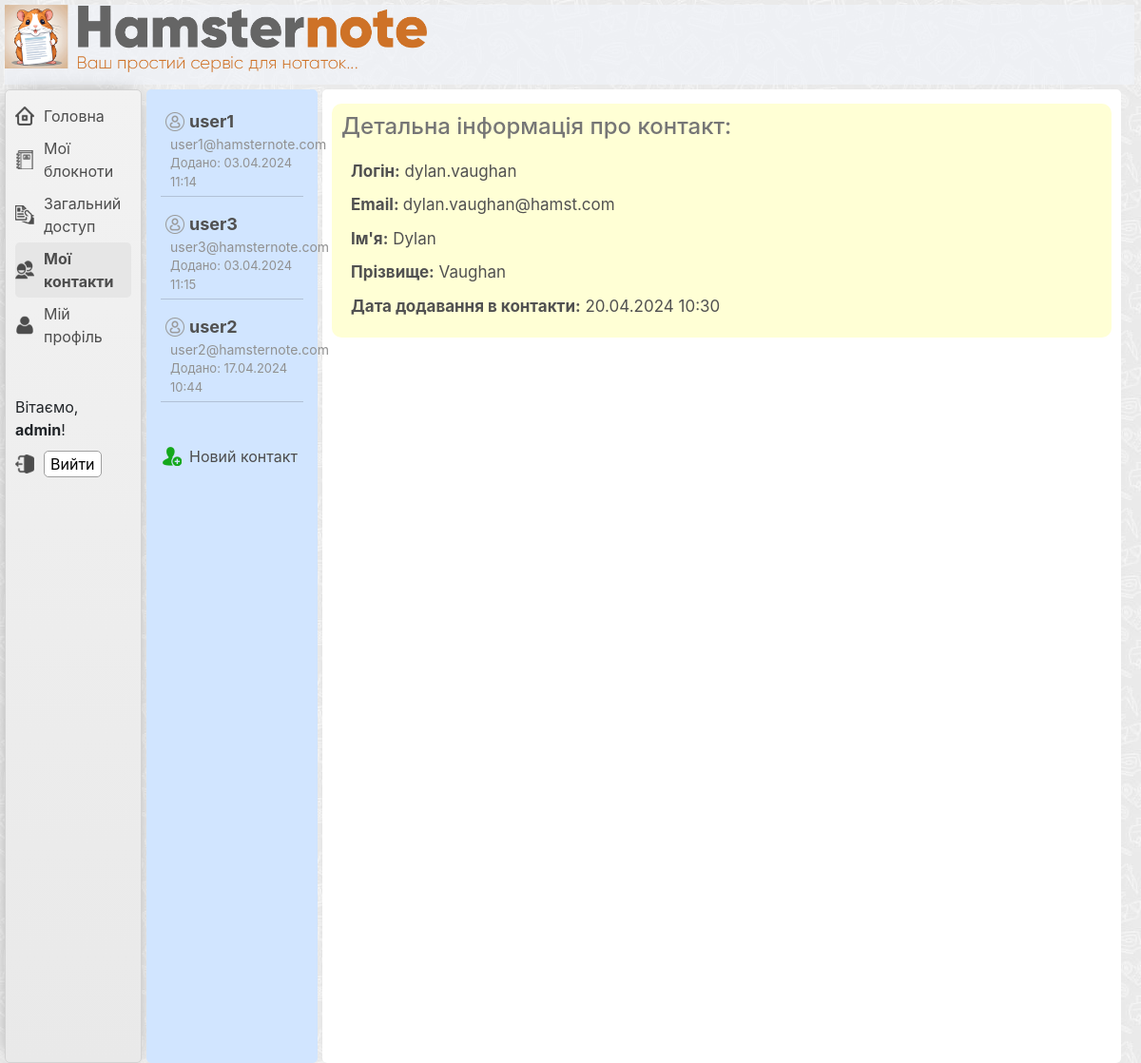
Page /contacts/37/ (signed in) on the committed database.
### users/models.py (models this page shows, shortened)
class CustomUser(AbstractUser):
    email = models.EmailField(unique=True)

### user_contacts/models.py (models this page shows, shortened)
class Contact(models.Model):
    user = models.ForeignKey(
        CustomUser, on_delete=models.CASCADE, related_name='contacts')
    contact_user = models.ForeignKey(
        CustomUser, on_delete=models.CASCADE, related_name='contact_of')
    added_at = models.DateTimeField(auto_now_add=True)
    class Meta:
        unique_together = ['user', 'contact_user']

### user_contacts/views.py (the view)
# urls.py: path('contacts/<int:contact_id>/', views.contact_detail, name='contact_detail'),
@login_required
def contact_detail(request, contact_id):
    contacts = Contact.objects.filter(user=request.user)
    contact = get_object_or_404(Contact, id=contact_id)
    context = {
        'category': 'contacts',
        'contacts': contacts,
        'select_contact': contact,
    }
    return render(request, 'user_contacts/contact_detail.html', context)

### user_contacts/templates/user_contacts/contact_detail.html (shortened to what this page needs)
{% extends "main/base_template.html" %}
{% block listbar %}
    <div class="ulist-wrapper-listbar">
        <ul class="ulist-listbar-ul">
            {% for contact in contacts %}
            <li class="ulist-listbar-li {% if contact.pk == select_contact.pk %}contact-li-select{% endif %}">
                <div class="ulist-listbar-li-container">
                    <p class="ulist-listbar-li-username">
                        {% if contact.contact_user.username|length > 25 %}
                            <a href="{% url 'contact_detail' contact.pk %}">{{ contact.contact_user.username|striptags|slice:":16" }}...</a>
                        {% else %}
                            <a href="{% url 'contact_detail' contact.pk %}">{{ contact.contact_user.username }}</a>
                        {% endif %}
                    </p>
                    <p class="ulist-listbar-li-email">
                        {% if contact.contact_user.email|length > 25 %}
                            {{ contact.contact_user.email|striptags|slice:":16" }}...
                        {% else %}
                            {{ contact.contact_user.email }}
                        {% endif %}
                    </p>
                    <p class="ulist-listbar-li-added_at">
                        Додано: {{ contact.added_at|date:"d.m.Y H:i" }}
                    </p>
                </div>
            </li>
            {% endfor %}
             <li class="ulist-listbar-li   ulist-add-new-contact">
                 <a href="{% url 'add_contact' %}">Новий контакт</a>
             </li>
        </ul>
    </div>
{% endblock %}
{% block contentbar %}
    <div class="contact-detail-wrapper">
        <div class="contact-detail-info">
            <h1>Детальна інформація про контакт:</h1>
            <p><span>Логін:</span> {{ select_contact.contact_user.username }}</p>
            <p><span>Email: </span>{{ select_contact.contact_user.email }}</p>
            <p><span>Ім'я:</span> {{ select_contact.contact_user.first_name }}</p>
            <p><span>Прізвище:</span> {{ select_contact.contact_user.last_name }}</p>
            <p><span>Дата додавання в контакти:</span> {{ select_contact.added_at|date:"d.m.Y H:i" }}</p>
        </div>
    </div>
{% endblock %}

### main/templates/main/base_template.html (shortened to what this page needs)
{% load static %}
<!doctype html>
<html lang="en">
<head>
    {% with version='262' %}<link rel="stylesheet" href="{% static 'main/css/main.css' %}?ver={{ version }}">{% endwith %}
    {% with version='262' %}<link rel="stylesheet" href="{% static 'main/css/user_contacts.css' %}?ver={{ version }}">{% endwith %}
    {% with version='262' %}<link rel="stylesheet" href="{% static 'main/css/sharing_notes.css' %}?ver={{ version }}">{% endwith %}
    <link rel="stylesheet" href="https://cdn.jsdelivr.net/npm/bootstrap@4.6.2/dist/css/bootstrap.min.css">
    <link rel="stylesheet" href="https://cdnjs.cloudflare.com/ajax/libs/highlight.js/11.5.1/styles/default.min.css">
    <link rel="stylesheet" href="{% static 'django_ckeditor_5/dist/styles.css' %}">
</head>
<body>
    <div class="main-container  clearfix">
        <div class="top-bar">
        </div>
        <div class="navigation-menu">
            <div class="navi-wrapper">
                <ul class="navi-block">
                    <li class="nav-home"><a href="{% url 'homepage' %}">Головна</a></li>
                    <li class="nav-notebook {% if category == 'notebooks'%}select-menu-category{% endif %}"><a href="{% url 'notebook_list' %}">Мої блокноти</a></li>
                    <li class="nav-shared {% if category == 'shared'%}select-menu-category{% endif %}"><a href="{% url 'shared_note_list' %}">Загальний доступ</a></li>
                    <li class="nav-contacts {% if category == 'contacts'%}select-menu-category{% endif %}"><a href="{% url 'contacts_list' %}">Мої контакти</a></li>
                    <li class="nav-profile {% if category == 'profile'%}select-menu-category{% endif %}"><a href="{% url 'edit_profile' %}">Мій профіль</a></li>
                </ul>
            </div>
            <div class="user-wrapper">
                <ul class="user-block">
                    {% if user.is_authenticated %}
                         <span class="user-hello-text">Вітаємо, <b>{{ user.get_username }}</b>!</span>
                         <li class="nav-logout">
                            <form method="post" action="{% url 'logout' %}">
                                <button class="logout-button" type="submit">Вийти</button>
                            </form>
                         </li>
                   {% else %}
                         <li><a href="{% url 'login'%}?next={{request.path}}">Login</a></li>
                   {% endif %}
                </ul>
            </div>
        </div>
        {% block listbar %}{% endblock %}
        {% block contentbar %}{% endblock %}
    </div>
</body>
</html>

### main/static/main/css/main.css (style rules this page uses)
body { font-family: 'GilroyLight', sans-serif; background-color: #f2f2f2 !important; background: linear-gradient(180deg, rgba(242,242,242,1) 0%, rgba(233,233,233,1) 100%) !important;; }
.clearfix:after { content: "."; clear: both; display: block; height: 0; font-size: 0; visibility: hidden; }
ul { list-style: none; }
.top-bar { width: 99%; background-color: #f0f3f8ba; height: 84px; margin-left: 5px; margin-top: 5px; background-image: url(../img/header.png); background-repeat: no-repeat; background-size: 444px; }
.main-container { display: flex; flex-flow: wrap; }
.navigation-menu { width: 12%; min-height: 100vh; float: left; background-color: #f2f2f2; background: linear-gradient(180deg, rgba(242,242,242,1) 0%, rgba(233,233,233,1) 100%); border: 1px solid #d3d3d3; border-radius: 5px; margin-left: 5px; margin-right: 5px; margin-top: 5px; -webkit-box-shadow: -1px 0px 23px -10px rgba(0,0,0,0.53); -moz-box-shadow: -1px 0px 23px -10px rgba(0,0,0,0.53); box-shadow: -1px 0px 23px -10px rgba(0,0,0,0.53); }
.main-container { background-image: url("/static/main/img/background-main.jpg"); }
.user-wrapper { margin-top: 40px; }
.user-block { padding: 0; margin: 0; margin-bottom: 5px; margin-top: 10px; padding-left: 10px; padding-right: 10px; }
.user-block li { padding-left: 30px; padding-top: 5px; padding-bottom: 5px; }
.user-block .user-hello-text { display: block; padding-top: 5px; padding-bottom: 5px; }
.nav-profile { background-image: url("/static/main/img/nav-profile.png"); background-repeat: no-repeat; background-size: 20px; background-position-x: left; background-position-y: center; }
.nav-logout { background-image: url("/static/main/img/nav-logout.png"); background-repeat: no-repeat; background-size: 20px; background-position-x: left; background-position-y: center; }
.logout-button { border: 1px solid #9f9f9f; border-radius: 5px; background-color: #fff; }
.navi-block { padding: 0; margin: 0; margin-bottom: 5px; margin-top: 10px; padding-left: 10px; padding-right: 10px; }
.navi-block li { padding-left: 30px; padding-top: 5px; padding-bottom: 5px; }
.navi-block li a { color: #4d4d4d; font-size: 16px; }
.nav-home { background-image: url("/static/main/img/nav-home.png"); background-repeat: no-repeat; background-size: 20px; background-position-x: left; background-position-y: center; }
.nav-notebook { background-image: url("/static/main/img/nav-notebook.png"); background-repeat: no-repeat; background-size: 20px; background-position-x: left; background-position-y: center; }
.nav-shared { background-image: url("/static/main/img/nav-shared.png"); background-repeat: no-repeat; background-size: 20px; background-position-x: left; background-position-y: center; }
.nav-contacts { background-image: url("/static/main/img/nav-contact.png"); background-repeat: no-repeat; background-size: 20px; background-position-x: left; background-position-y: center; }
.select-menu-category { background-color: #e6e6e6; border-radius: 5px; font-weight: bold; }

### rows in the picture
CustomUser: get_username "admin"
Contact: contact_user.username "user1", contact_user.email "user1@hamsternote.com", added_at "03.04.2024 11:14"
Contact: contact_user.username "user3", contact_user.email "user3@hamsternote.com", added_at "03.04.2024 11:15"
Contact: contact_user.username "user2", contact_user.email "user2@hamsternote.com", added_at "17.04.2024 10:44"
Contact: contact_user.username "dylan.vaughan", contact_user.email "dylan.vaughan@hamst.com", contact_user.first_name "Dylan", contact_user.last_name "Vaughan", added_at "20.04.2024 10:30"
